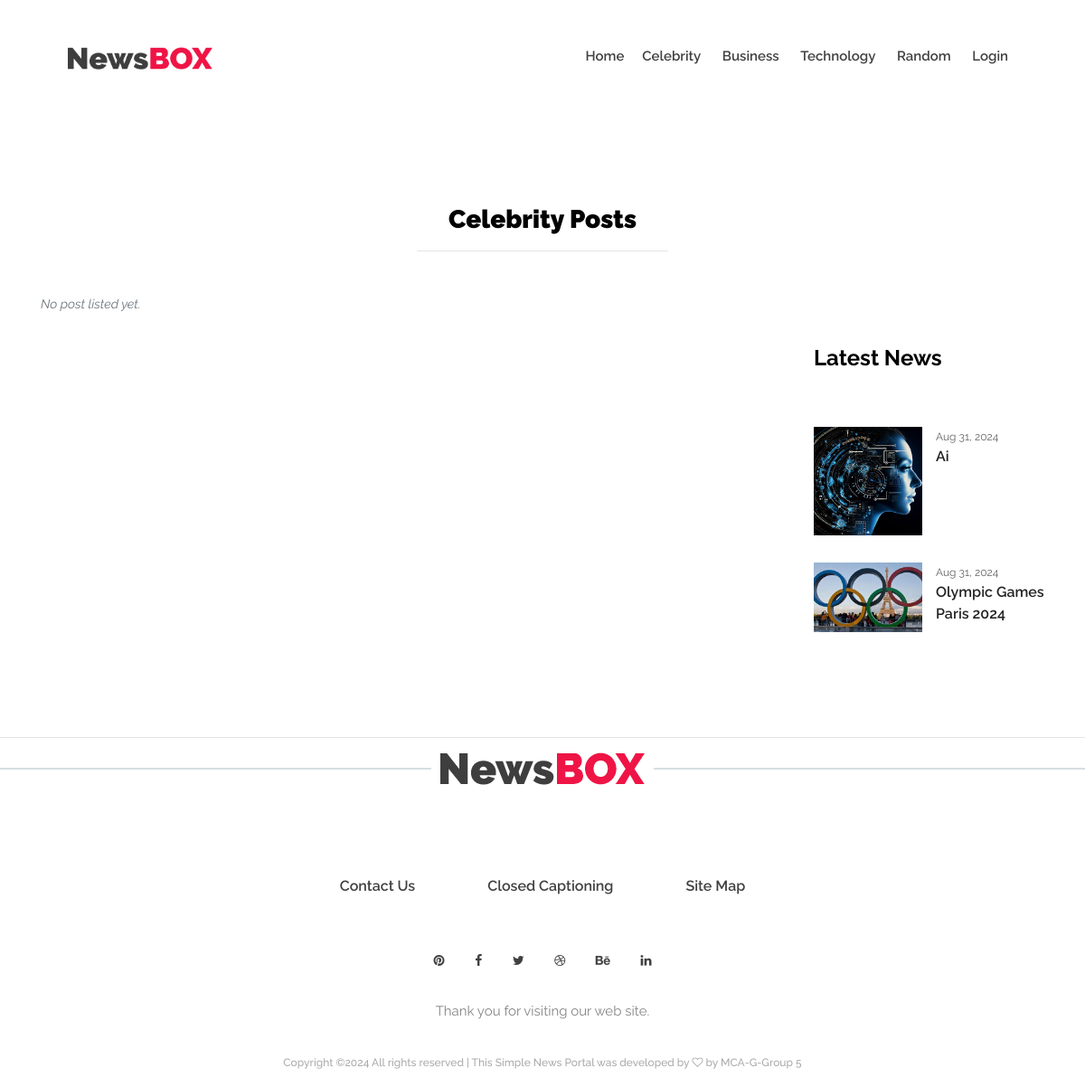
Page /category/1 on the committed database.
### newsApp/models.py (models this page shows, shortened)
class Category(models.Model):
    name = models.CharField(max_length=250)
    status = models.CharField(max_length=2, choices=(("1",'Active'), ("2",'Inactive')), default=1)
    date_created = models.DateTimeField(default=timezone.now)
    date_updated = models.DateTimeField(auto_now = True)
    def __str__(self):
        return self.name

class Post(models.Model):
    user = models.ForeignKey(User, on_delete=models.CASCADE)
    category = models.ForeignKey(Category, on_delete=models.CASCADE,default="")
    title = models.TextField()
    short_description = models.TextField()
    content = models.TextField()
    banner_path = models.ImageField(upload_to='news_bannner')
    status = models.CharField(max_length=2, choices=(("1",'Published'), ("2",'Unpublished')), default=2)
    meta_keywords = models.TextField()
    date_created = models.DateTimeField(default=timezone.now)
    date_updated = models.DateTimeField(auto_now = True)

### newsApp/views.py (the view)
# urls.py: path('category/<int:pk>', views.category_posts, name="category-post"),
def category_posts(request,pk=None):
    context = context_data()
    if pk is None:
        messages.error(request,"File not Found")
        return redirect('home-page')
    try:
        category = models.Category.objects.get(id=pk)
    except:
        messages.error(request,"File not Found")
        return redirect('home-page')
    context['category'] = category
    context['page'] = 'category_post'
    context['page_title'] = f'{category.name} Posts'
    context['posts'] = models.Post.objects.filter(status = 1, category = category).all()
    context['latest'] = models.Post.objects.filter(status = 1).order_by('-date_created').all()[:10]
    return render(request, 'category.html', context)

### newsApp/views.py (called while the page is built)
def context_data():
    context = {
        'site_name': 'Simple News Portal',
        'page' : 'home',
        'page_title' : 'News Portal',
        'categories' : models.Category.objects.filter(status = 1).all(),
    }
    return context

### newsApp/templates/category.html (shortened to what this page needs)
{% extends 'layouts/base.html' %}{% load static %} {% block content %}
<div class="news-area section-padding-100-70">
    <div class="container">
        <h3 class="text-center"><b>{{category.name}} Posts</b></h3>
        <center>
            <hr class="w-25">
        </center>
        <div class="row mt-5">
            <div class="col-12 col-md-8 col-lg-9">
                <div id="post-list">
                </div>
            </div>
            <div class="col-12 col-md-4 col-lg-3">
                <div class="sidebar-area">
                    <div class="single-widget-area add-widget mb-30">
                    </div>
                    <div class="single-widget-area news-widget mb-30">
                        <h4>Latest News</h4>
                            {% for lpost in latest %}
                            <div class="single-blog-post d-flex style-4 mb-30">
                                <div class="blog-thumbnail">
                                    <a href="{% url 'view-post' lpost.pk %}"><img src="{{lpost.banner_path.url}}" alt="{{lpost.title}}"></a>
                                </div>
                                <div class="blog-content">
                                    <span class="post-date">{{lpost.date_created|date:"M d, Y"}}</span>
                                    <a href="{% url 'view-post' lpost.pk %}" class="post-title">{{lpost.title}}</a>
                                </div>
                            </div>
                            {% endfor %}
                    </div>
                </div>
            </div>
        </div>
    </div>
</div>
<hr> {% endblock content %}

### newsApp/templates/layouts/top-navigation.html (shortened to what this page needs)
{% load static %}
<header class="header-area">
    <div class="newsbox-main-menu">
        <div class="classy-nav-container breakpoint-off">
            <div class="container-fluid">
                <nav class="classy-navbar justify-content-between" id="newsboxNav">
                    <a href="index.html" class="nav-brand"><img src="{% static 'img/core-img/logo.png' %}" alt=""></a>
                    <div class="classy-menu">
                        <div class="classynav">
                            <ul>
                                <li><a href="{%url 'home-page'%}">Home</a>
                                {% for category in categories %}
                                <li><a href="{% url 'category-post' category.id %}">{{category}}</a></li>
                                {% endfor %}
                                {% if not user.id %}
                                <li><a href="{% url 'login-page' %}">Login</a></li>
                                {% endif %}
                            </ul>
                        </div>
                    </div>
                </nav>
            </div>
        </div>
    </div>
</header>

### static/style.css (style rules this page uses)
* { margin: 0; padding: 0; }
body { font-family: "Raleway", sans-serif; font-size: 14px; }
h1, h2, h3, h4, h5, h6 { font-family: "Raleway", sans-serif; color: #000000; line-height: 1.3; font-weight: 700; }
a, a:hover, a:focus { -webkit-transition-duration: 500ms; transition-duration: 500ms; text-decoration: none; outline: 0 solid transparent; color: #000000; font-weight: 600; font-size: 16px; font-family: "Raleway", sans-serif; }
ul, ol { margin: 0; }
ul li, ol li { list-style: none; }
img { height: auto; max-width: 100%; }
.mb-30 { margin-bottom: 30px !important; }
.section-padding-100-70 { padding-top: 100px; padding-bottom: 70px; }
.header-area { position: relative; z-index: 1000; width: 100%; }
.header-area .newsbox-main-menu { position: relative; width: 100%; height: 125px; padding: 0 5%; }
.header-area .newsbox-main-menu .classy-navbar { height: 125px; padding: 0; }
.header-area .newsbox-main-menu .classy-navbar .nav-brand { max-width: 160px; margin-right: 30px; }
.header-area .newsbox-main-menu .classy-navbar .classynav ul li a { font-weight: 600; text-transform: capitalize; font-size: 15px; padding: 0 10px; color: #404040; }
.single-blog-post { position: relative; z-index: 1; overflow: hidden; -webkit-transition-duration: 500ms; transition-duration: 500ms; }
.single-blog-post.style-4 .blog-thumbnail { -webkit-box-flex: 0; -ms-flex: 0 0 120px; flex: 0 0 120px; max-width: 120px; width: 120px; margin-right: 15px; }
.single-blog-post.style-4 .blog-thumbnail img { width: 100%; }
.single-blog-post.style-4 .blog-content { position: relative; z-index: 1; }
.single-blog-post.style-4 .blog-content .post-date { font-size: 12px; color: #636363; margin-bottom: 5px; -webkit-transition-duration: 500ms; transition-duration: 500ms; }
.single-blog-post.style-4 .blog-content .post-title { display: block; font-weight: 600; font-size: 16px; margin-bottom: 0; color: #232323; -webkit-transition-duration: 500ms; transition-duration: 500ms; }
.sidebar-area { position: relative; z-index: 1; }
.single-widget-area { position: relative; z-index: 1; }
.single-widget-area.news-widget h4 { margin-bottom: 60px; }

### static/css/classy-nav.css (style rules this page uses)
* { margin: 0; padding: 0; }
body { font-family: "Roboto", sans-serif; }
ul, ol { margin: 0; }
ul li, ol li { list-style: none; }
img { height: auto; max-width: 100%; }
.classy-nav-container { position: relative; z-index: 100; background-color: #ffffff; }
.classy-nav-container * { box-sizing: border-box; }
.classy-nav-container a { -webkit-transition-duration: 500ms; transition-duration: 500ms; text-decoration: none; outline: none; font-size: 14px; font-weight: 400; color: #232323; display: inline-block; }
.justify-content-between { -webkit-box-pack: justify; -ms-flex-pack: justify; justify-content: space-between; }
.classy-navbar { width: 100%; height: 70px; padding: 0.5em 2em; display: -webkit-box; display: -ms-flexbox; display: flex; -webkit-box-align: center; -ms-flex-align: center; -ms-grid-row-align: center; align-items: center; }
.classy-navbar .nav-brand { font-size: 26px; font-weight: 500; color: #565656; display: inline-block; margin-right: 30px; }
.classynav ul li { display: inline-block; clear: both; position: inherit; z-index: 10; }
.classynav ul li a { padding: 0 12px; display: block; height: 35px; font-size: 14px; line-height: 34px; }
.breakpoint-off .classynav { display: -webkit-box; display: -ms-flexbox; display: flex; -webkit-box-align: center; -ms-flex-align: center; -ms-grid-row-align: center; align-items: center; }

### newsApp/templates/layouts/base.html (style rules this page uses)
#post-list:empty:after { content:"No post listed yet."; color:var(--gray); text-align:center; font-style:italic; width:100% }

### rows in the picture
Category: name "Celebrity"
Category: name "Business"
Category: name "Technology"
Category: name "Random"
Post: banner_path (picture), date_created "Aug 31, 2024", title "Ai"
Post: banner_path (picture), date_created "Aug 31, 2024", title "Olympic Games Paris 2024"

### other values in the picture
{{ site_name }} "Simple News Portal"
